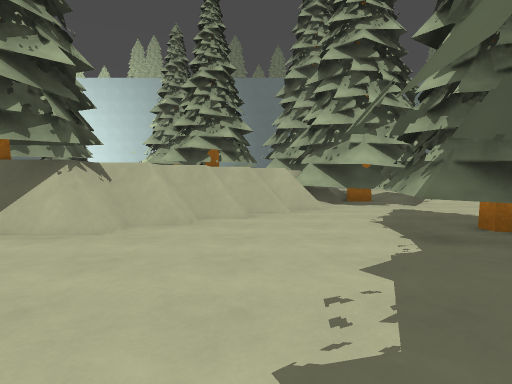
[1] (above)

22 first-person views from a walk through a 3-D level made in the Godot game engine. The camera is 1.2 m above the floor, tilts 2° down and sees 75° across. The floor is counted in squares, 2 m on a side. Each view is taken from the middle of a square. On the plan, view 1 faces up. The plan holds only what a view shows up to about 10 squares ahead; the rest is blank. The place goes on beyond the plan. Some surface patterns are stand-ins.

[2]
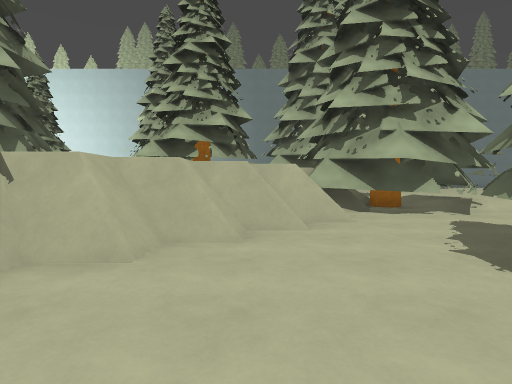

[3]
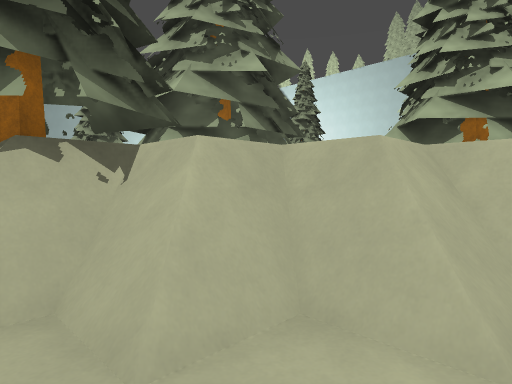

[4]
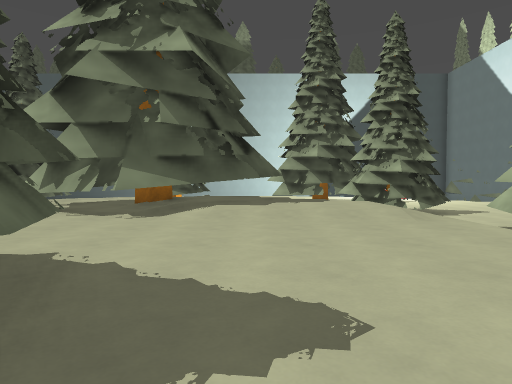

[5]
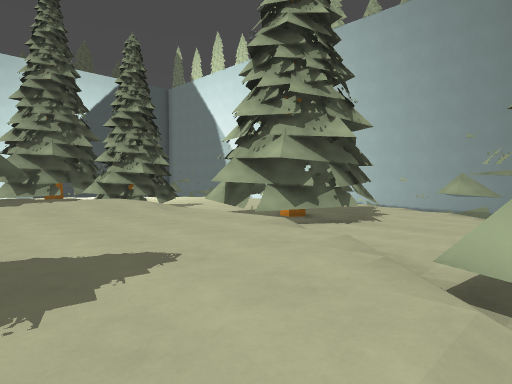

[6]
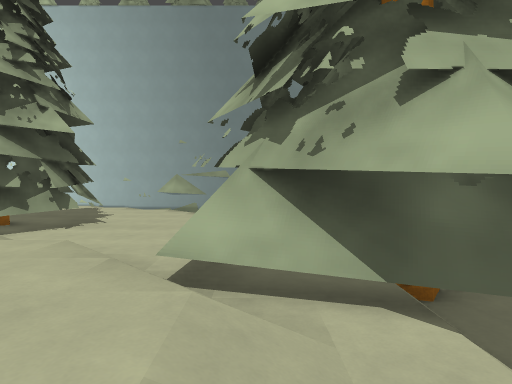

[7]
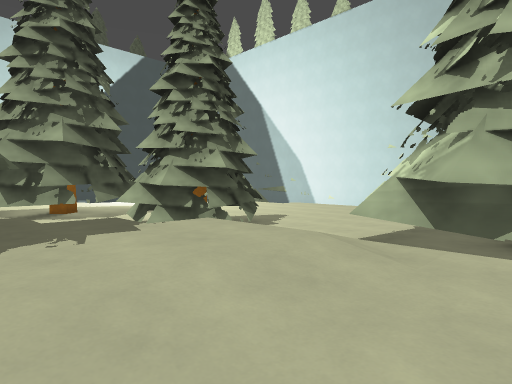

[8]
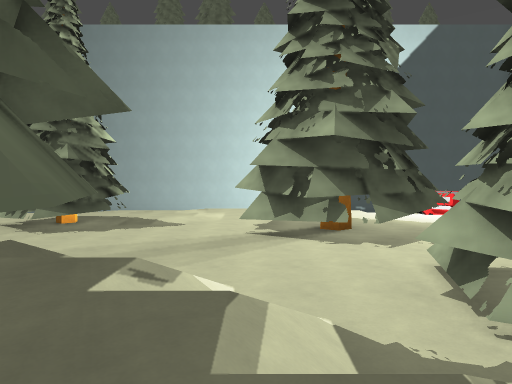

[9]
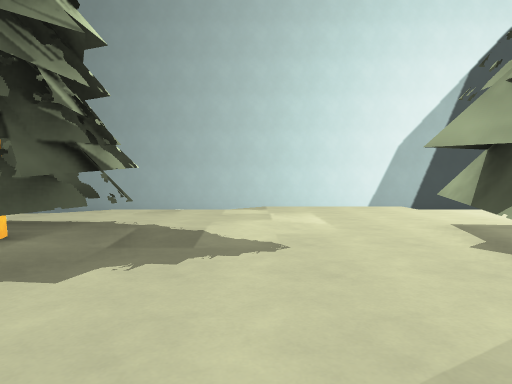

[10]
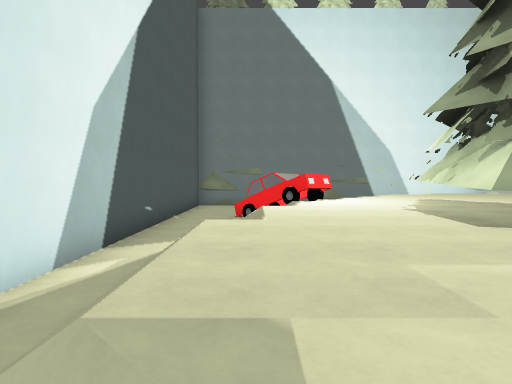

[11]
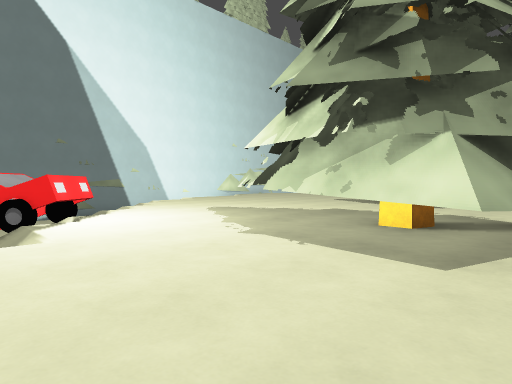

[12]
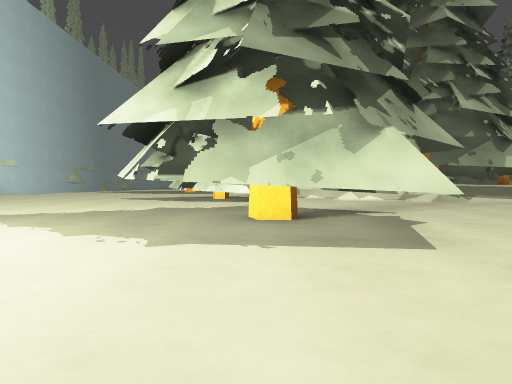

[13]
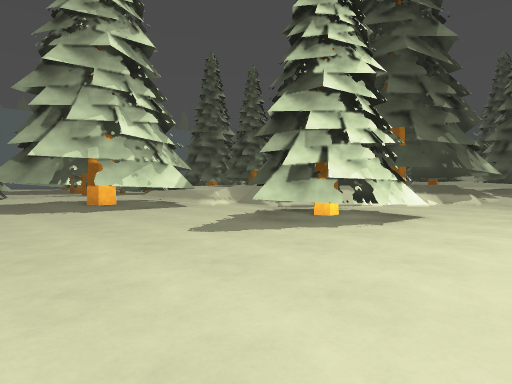

[14]
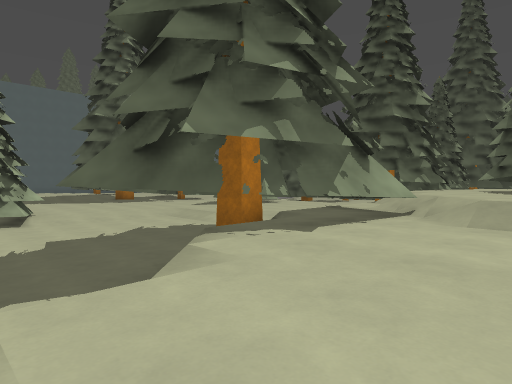

[15]
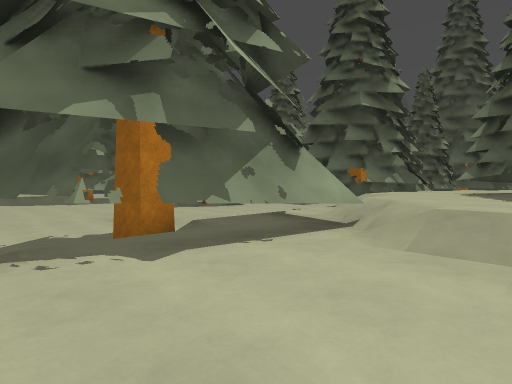

[16]
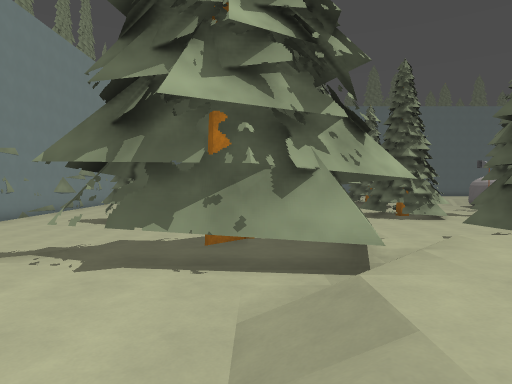

[17]
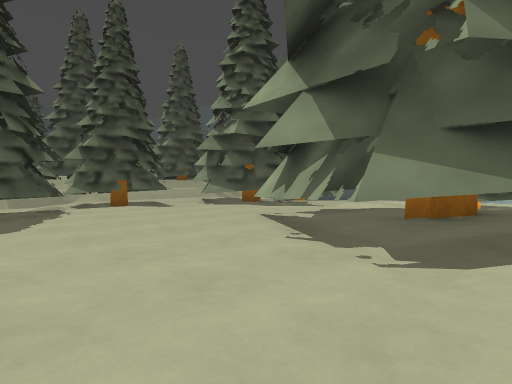

[18]
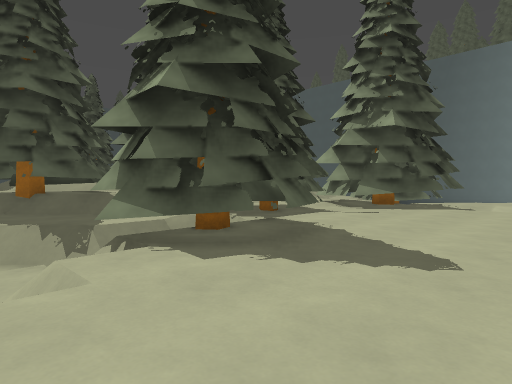

[19]
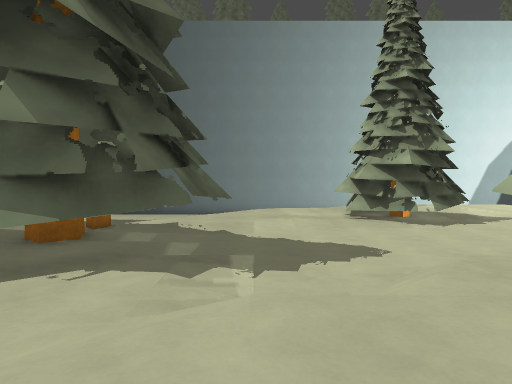

[20]
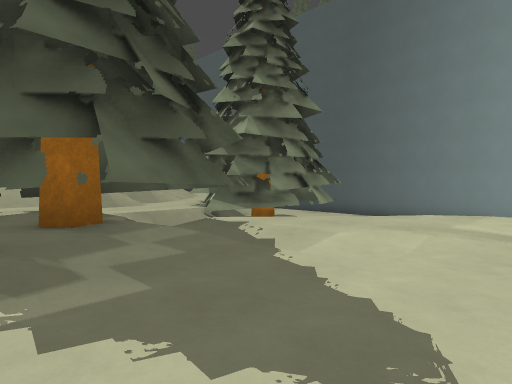

[21]
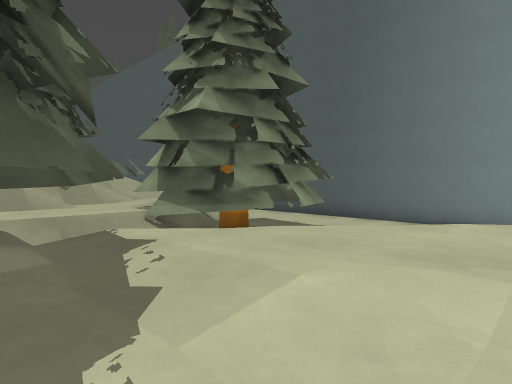

[22]
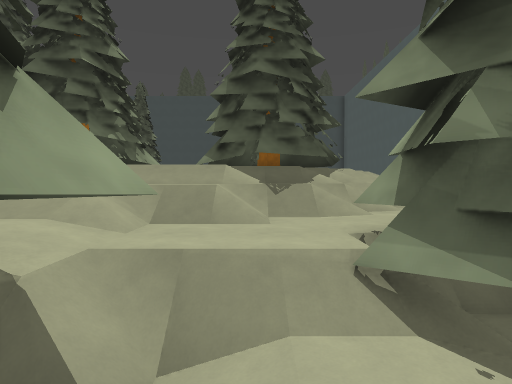

### Floor plan
Key: @ floor where view 1 was taken; # wall or solid block; . main floor; : floor 0.25 m higher than the main floor; + floor 0.5 m higher than the main floor; - floor 0.5 m lower than the main floor; * floor 0.75 m higher than the main floor; _ floor 0.75 m lower than the main floor; % floor 1 m higher than the main floor; < floor 1 m lower than the main floor; & floor 1.25 m higher than the main floor; $ floor 2 m higher than the main floor; / step, stairs or slope; = window, fence, low wall or low ledge; v drop or lower ground; T tree; C car.
Columns run from 22 left of view 1 to 7 right of it. Each row starts with its distance up from view 1.
 22       //......   ..../    <<<<
 21 #<<CC//...........T.../ <<<<<<
 20 #<< CC..........TTTT../ <<<<<<
 19 #<< C...........TTTT...//<<<<<
 18 #<<//...T...TT..TTTT...T/<<<<<
 17 #<</..TTTT.TTT...TT...T./T<<T<
 16 #<//..TTTT..TT///***//T./T<T<<
 15 #</...T.TT..../%%/****TTT/<T//
 14 #</....TT....//%%/*****/TTT//
 13 #</.::......TTTT%/*****// /--
 12 # /.::/..../T%%TT/***T**/T/---
 11 #  /:::T.../T%T*T***TTT*TTT---
 10 #  /::TTT..//*T*T***TT*TTTTT--
  9 #  /::TTT..TTT*TT****T*T#TT/
  8 #   /::T:.../TTT*******#TTT<
  7 #    ::+/...//********==<<<<
  6 #    /:++/.T./****TT*v=<<<<
  5 #     /++/TTT+//*TTTT=<<TT
  4 #<     //T:TTT+TTTT##<<<TT
  3 #<</TTT  T:TT+TTT  <<<<<TT
  2 #<<<_TTT/TTT +TTT///<<<<T
  1   <T<TTT::/+     /:==<<T
  0      TT::://     /::= @
 -1       /////      //::
 -2       /////      T//T
 -3      ////$$      T&T:
 -4      //TT    TT   T
 -5      /TTTT  TTT
 -6       TTTT  TTT

Positions as (right, up) in squares from view 1, and headings:
1: (0, 0), facing up
2: (0, 2), facing up
3: (0, 4), facing up-left
4: (0, 13), facing left
5: (1, 12), facing up-left
6: (1, 12), facing up
7: (-4, 13), facing up-left
8: (-7, 14), facing left
9: (-12, 12), facing left
10: (-19, 11), facing up
11: (-19, 14), facing up-right
12: (-19, 16), facing right
13: (-13, 22), facing down-right
14: (-2, 21), facing down-right
15: (-2, 19), facing down-right
16: (-3, 16), facing right
17: (-3, 12), facing down-left
18: (-1, 8), facing down-left
19: (-7, 6), facing left
20: (-10, 8), facing down-left
21: (-12, 7), facing down-left
22: (-14, 4), facing down
